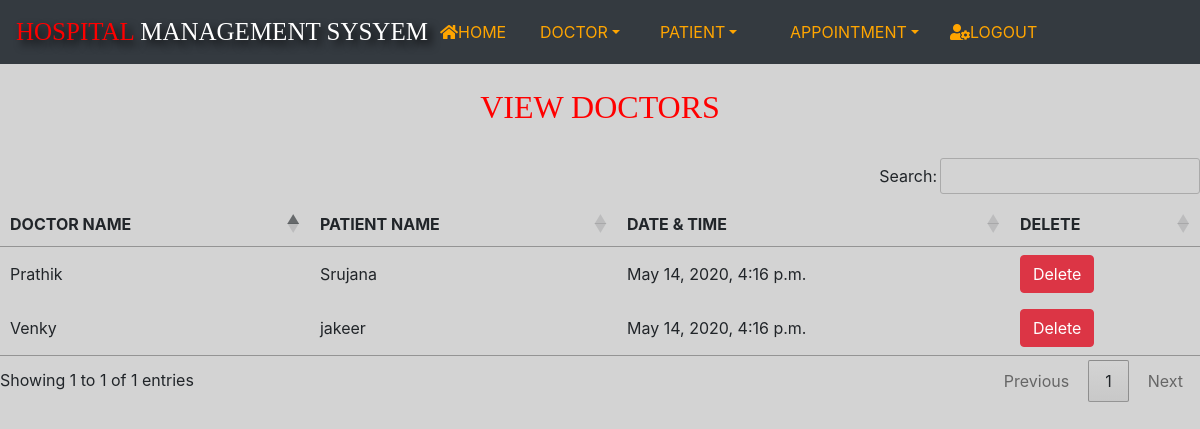
The page /view_appointment/ (signed in) on the database its author committed.
### app/models.py (models this page shows, shortened)
class Appointment(models.Model):
    doctor=models.ForeignKey(Doctors,on_delete=models.CASCADE)
    paitent=models.ForeignKey(Patient,on_delete=models.CASCADE)
    dateandtime=models.DateTimeField(auto_now_add=True)

class Doctors(models.Model):
    d_no=models.AutoField(primary_key=True)
    d_name=models.CharField(max_length=20)
    d_contactno=models.IntegerField(unique=True)
    d_specialization=models.CharField(max_length=50)
    def __str__(self):
        return self.d_name

class Patient(models.Model):
    p_no=models.AutoField(primary_key=True)
    p_name=models.CharField(max_length=20)
    gender=models.CharField(max_length=20)
    p_contactno=models.IntegerField(unique=True)
    p_address=models.CharField(max_length=50)
    def __str__(self):
        return self.p_name

### app/views.py (the view)
# urls.py: path('view_appointment/',view_appointment,name='view_appointment'),
def view_appointment(request):
    if not request.user.is_staff:
        return redirect('admin_login')
    at=Appointment.objects.all()
    return render(request,"view_appointment.html",{"at":at})

### templates/view_appointment.html
{% extends 'index.html' %}
{% block body %}
    <br>
<h2 style="text-align: center;font-family: Algerian;color: red">VIEW DOCTORS</h2>
    <br>
    <table align="center" id="example">
    <thead>
    <tr>
        <th>DOCTOR NAME</th>
        <th>PATIENT NAME</th>
        <th>DATE & TIME</th>
        <th>DELETE</th>
    </tr>
    </thead>
    {% for x in at %}
        <tbody>
        <tr>
            <td>{{ x.doctor }}</td>
            <td>{{ x.paitent }}</td>
            <td>{{ x.dateandtime }}</td>
            <td><a href="{% url 'delete_appointment' %}?rno={{ x.id }}" class="btn btn-danger" onclick="return confirm('Are you sure want to delete?')">Delete</a> </td>
        </tr>
        </tbody>
        {% endfor %}
    </table>
{% endblock %}

### rows shown on the page
Appointment: doctor "Prathik", paitent "Srujana", dateandtime "May 14, 2020, 4:16 p.m."
Appointment: doctor "Venky", paitent "jakeer", dateandtime "May 14, 2020, 4:16 p.m."
